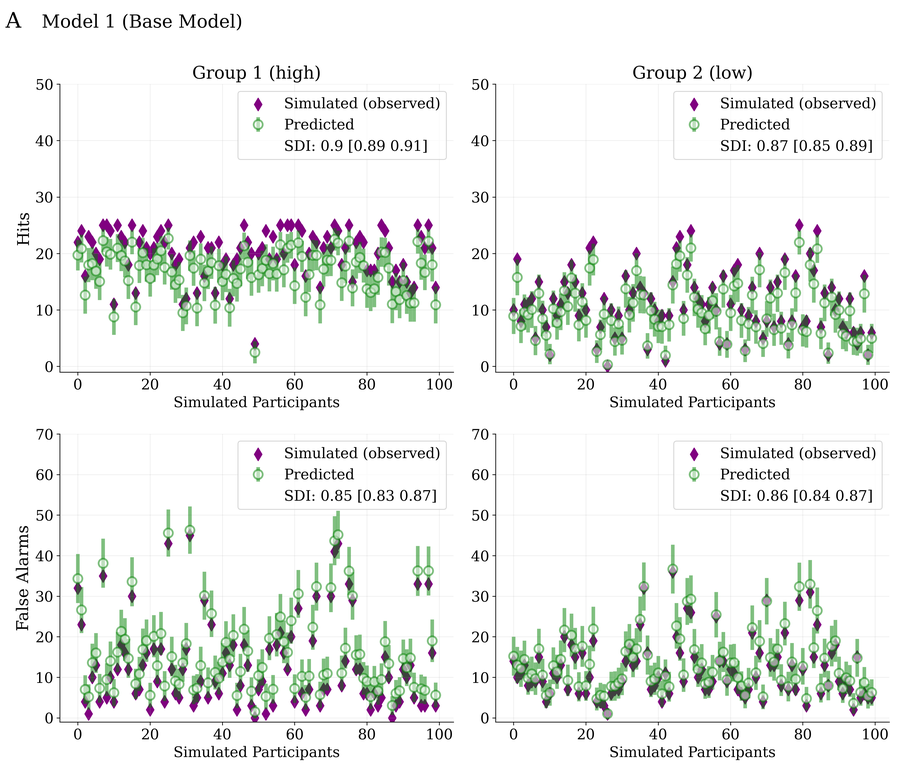
#> input picture posterior_predictions/mod1_posterior_predictives.png, 907 x 778 px, shrunk from 4200 x 3600 before the run
$ python combine_figures.py
#> lines starting #> are read from the running program, lines starting #| are printed output that depends on the picture
# -*- coding: utf-8 -*-
from PIL import Image
import matplotlib.pyplot as plt

plots = ["mod1_posterior_predictives.png",
         "mod2_posterior_predictives.png",
         "mod3_posterior_predictives.png"]

im1,im2,im3 = [Image.open(plots[i]) for i in range(len(plots))]
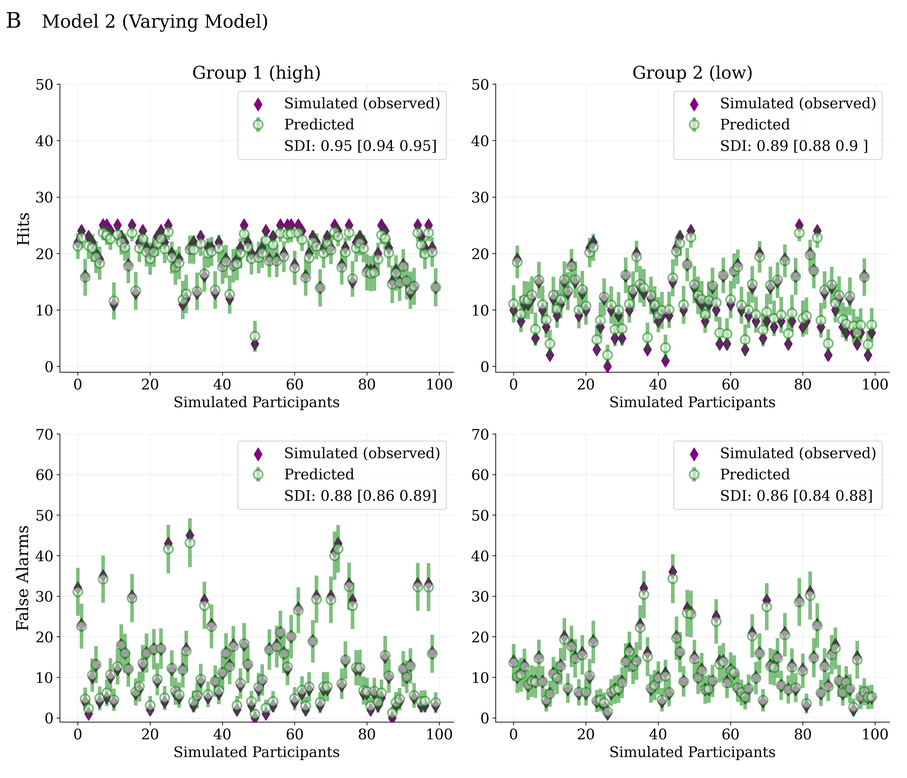
#> input picture posterior_predictions/mod2_posterior_predictives.png, 907 x 778 px, shrunk from 4200 x 3600 before the run
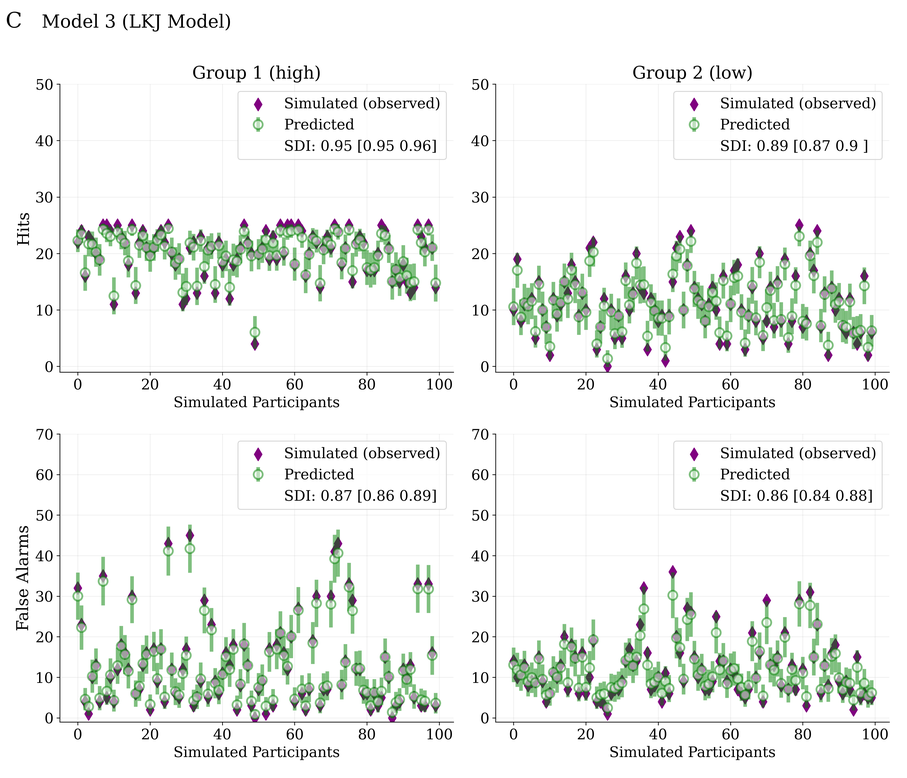
#> input picture posterior_predictions/mod3_posterior_predictives.png, 907 x 778 px, shrunk from 4200 x 3600 before the run
#> im1 is the input picture: PIL image 907x778 RGBA; mean R, G, B, A 236.2, 238.9, 236.2, 255
#> im2 is the input picture: PIL image 907x778 RGBA; mean R, G, B, A 237.7, 241, 237.7, 255
#> im3 is the input picture: PIL image 907x778 RGBA; mean R, G, B, A 237.9, 241, 237.9, 255

dst = Image.new('RGB', (im1.width*2 , im1.height*2), color=(255,255,255))
#> dst: PIL image 1814x1556 RGB; every value is 255

dst.paste(im1, (0, 0))
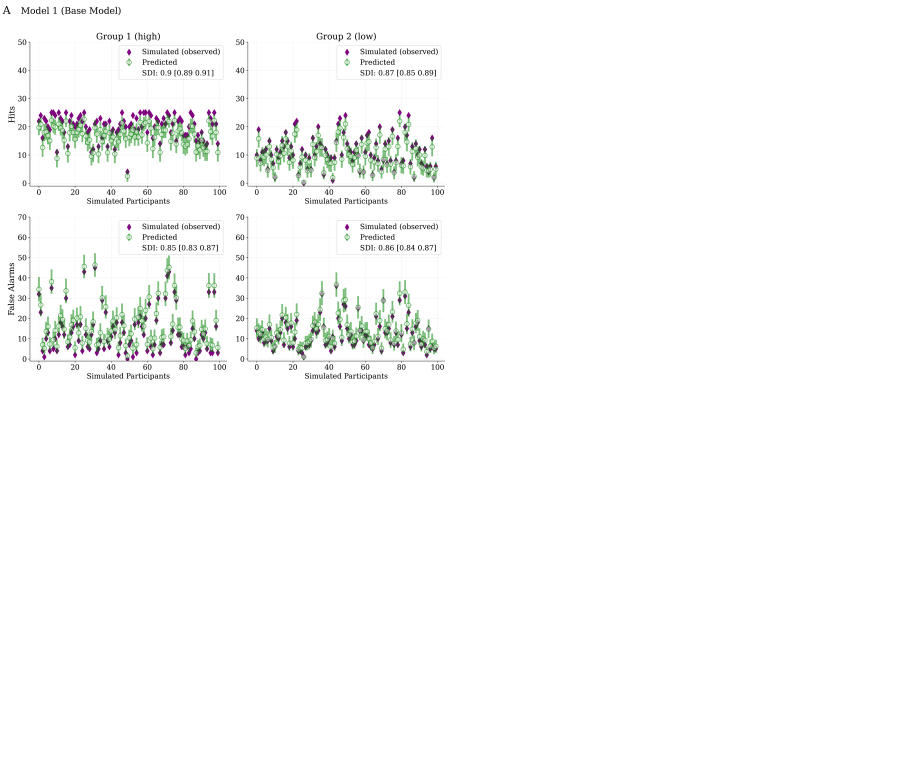
#> dst: PIL image 1814x1556 RGB (shown at 1/2 size); mean R, G, B 250.3, 251, 250.3
dst.paste(im2, (im1.width, 0))
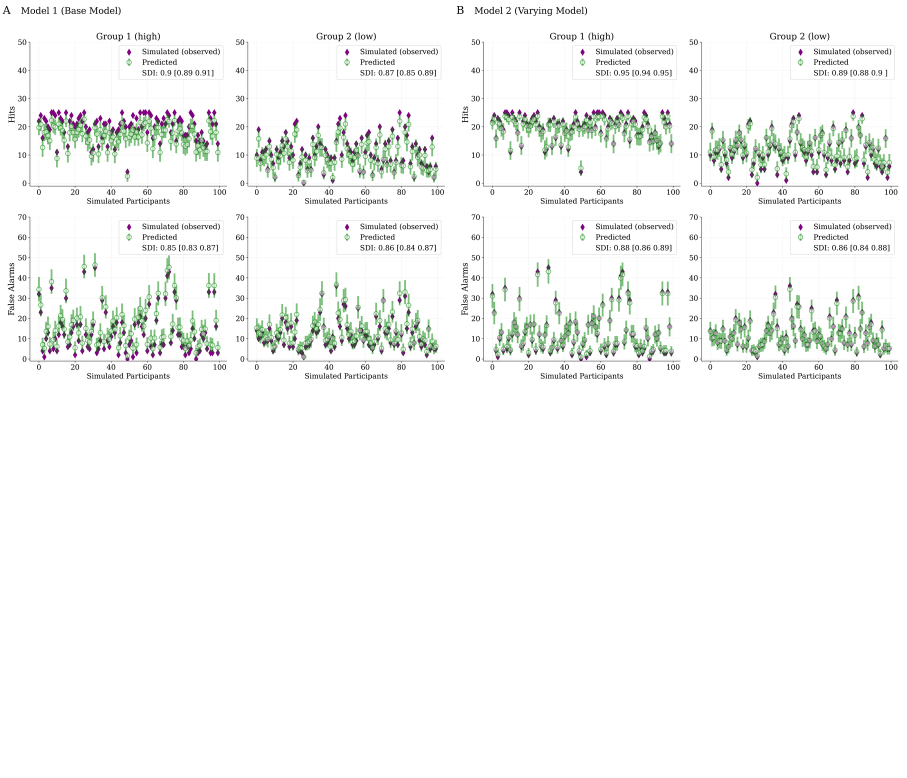
#> dst: PIL image 1814x1556 RGB (shown at 1/2 size); mean R, G, B 246, 247.5, 246
dst.paste(im3, (0, im1.height))
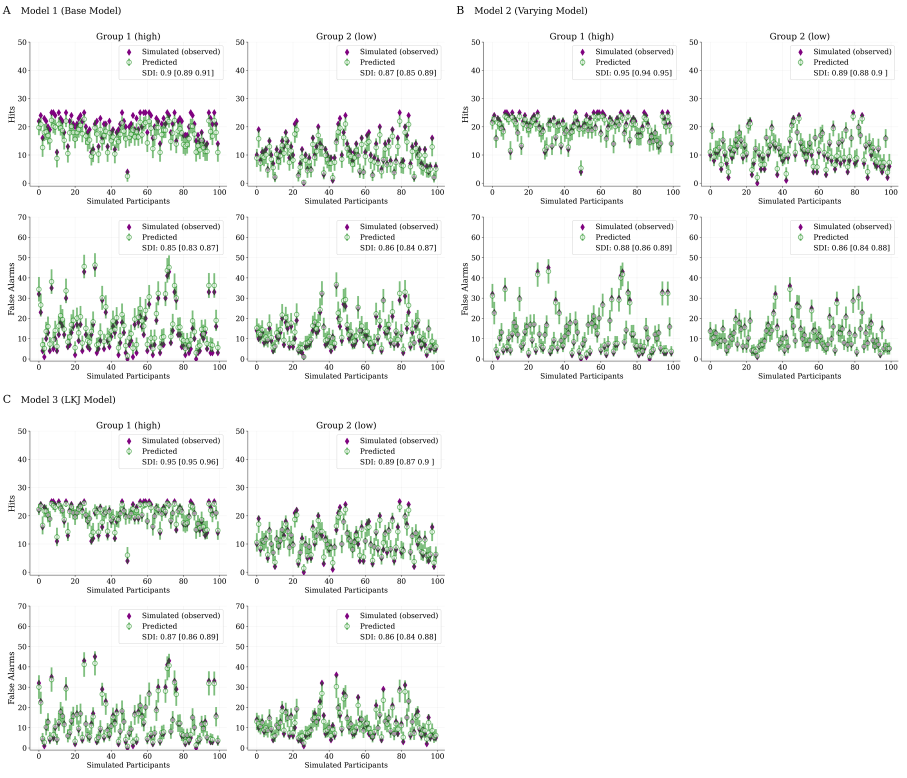
#> dst: PIL image 1814x1556 RGB (shown at 1/2 size); mean R, G, B 241.7, 244, 241.7

dst.save("prediction_plots.png")
